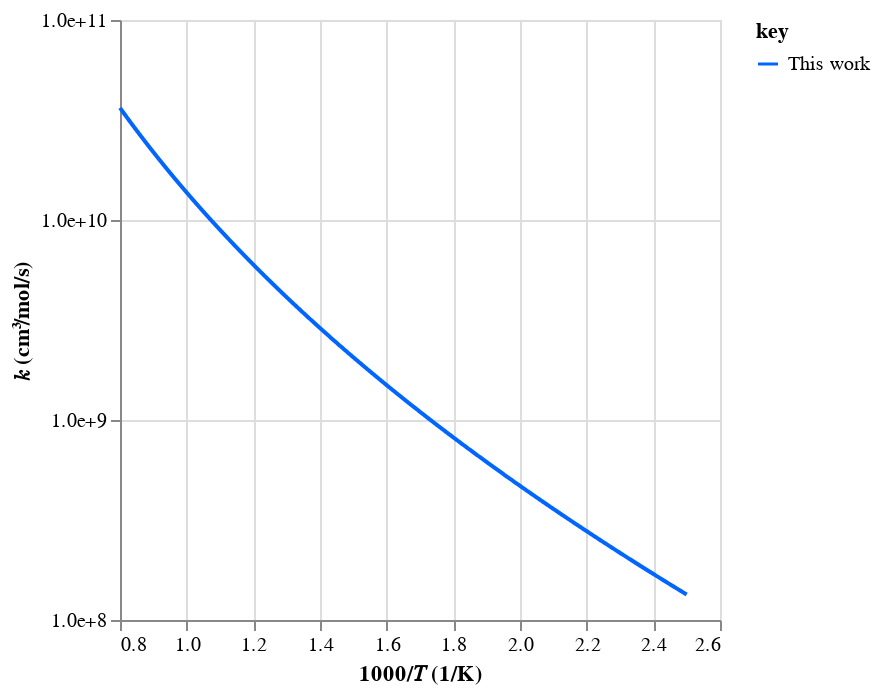

Here is the notebook cell this chart was saved with:
### Code cell
# Check rates
workflow.plot_rates(tag=tag, root_path=root_path)

### Figure 1 — Vega-Lite specification as saved in the notebook (floating-point values rounded to 4 significant figures; data arrays with more than 128 entries replaced by an {"elided": "..."} marker saying what was removed)
{"config": {"view": {"continuousWidth": 300, "continuousHeight": 300}}, "data": {"name": "data-0fc11345bf7e835817b9bb8b0d5f1ff8"}, "mark": {"type": "line"}, "encoding": {"color": {"field": "key", "scale": {"domain": ["This work"], "range": ["#0066ff"]}, "type": "nominal"}, "x": {"field": "x", "scale": {"zero": false}, "title": "1000/𝑇 (1/K)", "type": "quantitative"}, "y": {"axis": {"format": ".1e", "values": [100000000, 1000000000, 10000000000, 100000000000, 1000000000000]}, "field": "value", "scale": {"type": "log"}, "title": "𝑘 (cm³/mol/s)", "type": "quantitative"}}, "transform": [{"fold": ["This work"]}], "$schema": "https://vega.github.io/schema/vega-lite/v5.20.1.json", "datasets": {"data-0fc11345bf7e835817b9bb8b0d5f1ff8": {"elided": "1000 records"}}}
